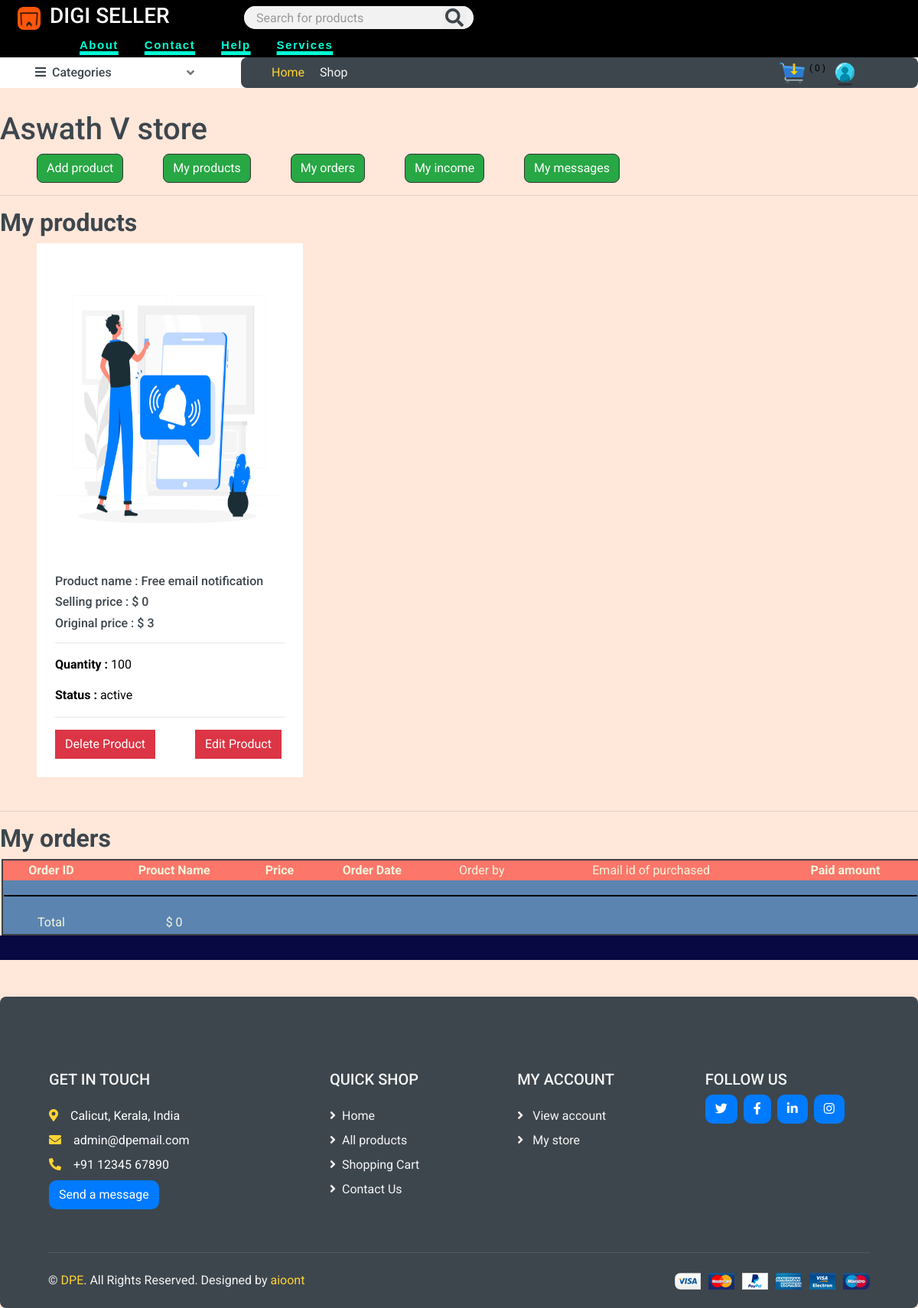
Screenshot of /my-store/ (signed in) with the database file from the repository.
### userprofile/models.py (models this page shows, shortened)
class CustomUser(AbstractUser):
    username = None
    email = models.EmailField(_('email address'), unique=True)
    mobile = models.CharField(max_length=15, null=True, blank= True)
    is_vendor = models.BooleanField(default=False)
    USERNAME_FIELD = 'email'
    REQUIRED_FIELDS = ['mobile']
    objects = CustomUserManager()

### store/models.py (models this page shows, shortened)
class Product(models.Model):
    DRAFT = 'draft'
    WAITING_APPROVAL = 'waitingapproval'
    ACTIVE = 'active'
    DELETEED = 'deleted'
    STATUS_CHOICES = (
        (DRAFT, 'Draft'),
        (WAITING_APPROVAL, 'waitingapproval'),
        (ACTIVE, 'active'),
        (DELETEED,  'deleted')
    )
    user = models.ForeignKey(User, related_name='products', on_delete=models.CASCADE)  #vendor who added product
    category = models.ForeignKey(Category, related_name='products', on_delete=models.CASCADE)
    title = models.CharField(max_length=50)
    digital_product = models.FileField(upload_to='uploads/digital_product/')
    image = models.ImageField(upload_to='uploads/product_images/', null=True)
    video = models.FileField(upload_to='uploads/videos/', null=True)
    slug = models.SlugField(max_length=50)
    description = models.TextField(blank=True)
    price = models.IntegerField()
    discount_price = models.IntegerField(blank=True, null=True) #video_url = models.URLField()  URLField stores a string representing the URL of the video.  <iframe width="560" height="315" src="{{ product.video_url }}" frameborder="0" allowfullscreen></iframe>
    quantity = models.IntegerField(blank=True, null=True)
    sold = models.IntegerField(blank=True, null=True,default=0)
    rating = models.IntegerField(default=0)
    created_at = models.DateTimeField(auto_now_add=True)
    updated_at = models.DateTimeField(auto_now=True)
    status = models.CharField(max_length=20, choices=STATUS_CHOICES, default=ACTIVE)
    class Meta:
        ordering = ('-created_at',)

### userprofile/views.py (the view)
# urls.py: path('my-store/', views.my_store, name='my_store'),
@login_required
def my_store(request):
    products = request.user.products.exclude(status=Product.DELETEED)
    order_items = OrderItem.objects.filter(product__user=request.user)
    order_items.total = sum(i.order.paid_amount for i in order_items)
    return render(request, 'my_store.html', {
        'products': products,
        'order_items': order_items,
        'order_items.total': order_items.total,
    })

### store/cart.py (called while the page is built)
    def __len__(self):
        return sum(item['quantity'] for item in self.cart.values())

### store/context_processors.py (called while the page is built)
def cart(request):  # to make cart globally available context_processord.py used
    return {'cart': Cart(request)}

### store/templatetags/menu.py (called while the page is built)
@register.inclusion_tag('menu.html')
def menu():
    categories = Category.objects.all()
    return {'categories':categories}

### userprofile/templates/my_store.html (shortened to what this page needs)
{% extends 'base.html' %}
{% load static %}
{% block content %}
    <h1> {% firstof user.get_full_name user.username %} store </h1>
     <a href="{% url 'add_product'%}" class="btn-success btn ml-sm-5"> Add product </a>
     <a href="#my-products" class="btn-success btn ml-sm-5"> My products </a>
     <a href="#my-orders" class="btn-success btn ml-sm-5"> My orders </a>
     <a href="#income" class="btn-success btn ml-sm-5"> My income </a>
     <a class="btn-success btn ml-sm-5" href="{% url 'view_messages_vendor' %}"> My messages </a>
   <hr>
    <h2 id="my-products">My products</h2>
    {% if products %}
    <div class="row px-xl-5 text-dark flex">
            {% for product in products %}
            <div class="col-lg-4 col-md-6 col-sm-6 pb-1 text-dark">
               <div class="product-item bg-light mb-4">
                   <div class="p-4 bg-gray-100">
                      <a href="{% url 'product_detail' product.category.slug product.slug %}">
                         {% if product.image %}
                         <div class="product-img position-relative overflow-hidden">
                            <img src="{{ product.image.url }}" alt="Image of {{ product.title }}" class="img-fluid">
                         </div>
                         {% endif %}
                      </a>
                      <h6 class="text-decoration-none text-truncate text-dark mt-2">Product name : {{ product.title }}</h6>
                      <h6 class="text-decoration-none text-truncate text-dark mt-2">Selling price : $ {{product.discount_price}}</h6>
                      <h6 class="text-decoration-none text-truncate text-dark mt-2">Original price : $ {{ product.price }}</h6>
                     <hr class="d-flex align-items-center justify-content-center ">
                            <p> <strong> Quantity : </strong> {{ product.quantity }} </p>
                            <p> <strong> Status : </strong> {{ product.get_status_display }} </p>
                     <hr class="d-flex align-items-center justify-content-center ">
                        {% if product %}
                            <a href = "{% url 'delete_product' product.id %}" class="btn btn-danger"> Delete Product </a>
                            <a href = "{% url 'edit_product' product.id %}" class="btn btn-danger ml-sm-5"> Edit Product </a>
                        {% endif %}
                    </div>
                </div>
            </div>
            {% endfor %}
        </div>
    {% else %}
         <p> You don't have any product yet </p>
    {% endif %}
    <hr>
    <h2 id="my-orders">My orders</h2>
<table class="table-td">
    <thead class="table-th">
        <tr>
         <th>Order ID</th>
         <th>Prouct Name</th>
         <th>Price</th>
         <th>Order Date</th>
         <td>Order by </td>
         <td>Email id of purchased</td>
         <th>Paid amount</th>
        </tr>
    </thead>
    <tbody>
    <tr>
        <td colspan="7">
            <hr style="border-top: 2px solid #000; ">
        </td>
    </tr>
    <tr id="income">
        <td> Total </td>
        <td>$ {{ order_items.total }} </td>
    </tr>
    </tbody>
</table>
{% endblock %}

### userprofile/templates/my_store.html (style rules this page uses)
.table-td { border: 2px solid rgb(65, 64, 69); border-radius: 4px; background-color: #5B84B1FF; color: beige; margin-right: 2px; margin-left: 2px; text-align: center; width: 100%; height:100px; }
.table-th { border-collapse: collapse; background-color: #FC766AFF; text-align: center; }

### rows the page displays
CustomUser: first_name+last_name "Aswath V"
Product: image (picture), title "Free email notification", discount_price "0", price "3", quantity "100", status "active"

### other values shown
{{ cart|length }} "0"
{{ order_items.total }} "0"
